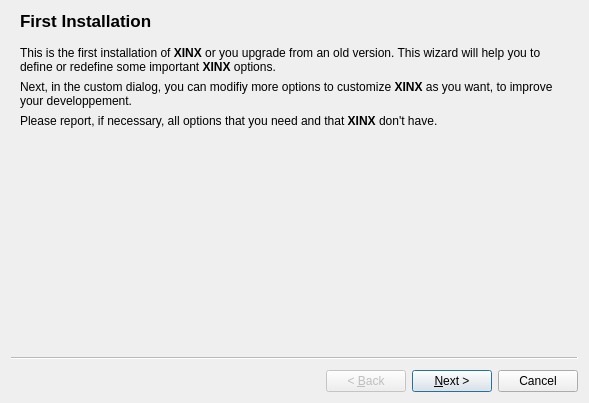
<?xml version="1.0" encoding="UTF-8"?>
<ui version="4.0">
 <class>NewVersionWizard</class>
 <widget class="QWizard" name="NewVersionWizard">
  <property name="geometry">
   <rect>
    <x>0</x>
    <y>0</y>
    <width>589</width>
    <height>403</height>
   </rect>
  </property>
  <property name="windowTitle">
   <string>Welcom in XINX</string>
  </property>
  <widget class="QWizardPage" name="welcomPage">
   <property name="title">
    <string>First Installation</string>
   </property>
   <property name="subTitle">
    <string/>
   </property>
   <layout class="QGridLayout" name="gridLayout">
    <item row="0" column="0">
     <widget class="QLabel" name="label">
      <property name="text">
       <string>This is the first installation of &lt;span style=&quot; font-weight:600;&quot;&gt;XINX&lt;/span&gt; or you upgrade from an old version.  This wizard will help you to define or redefine some important &lt;span style=&quot; font-weight:600;&quot;&gt;XINX&lt;/span&gt; options.</string>
      </property>
      <property name="wordWrap">
       <bool>true</bool>
      </property>
     </widget>
    </item>
    <item row="1" column="0">
     <widget class="QLabel" name="label_2">
      <property name="text">
       <string>Next, in the custom dialog, you can modifiy more options to customize &lt;span style=&quot; font-weight:600;&quot;&gt;XINX&lt;/span&gt; as you want, to improve your developpement.</string>
      </property>
      <property name="wordWrap">
       <bool>true</bool>
      </property>
     </widget>
    </item>
    <item row="2" column="0">
     <widget class="QLabel" name="label_3">
      <property name="text">
       <string>Please report, if necessary, all options that you need and that &lt;span style=&quot; font-weight:600;&quot;&gt;XINX&lt;/span&gt; don't have.</string>
      </property>
      <property name="wordWrap">
       <bool>true</bool>
      </property>
     </widget>
    </item>
   </layout>
  </widget>
  <widget class="QWizardPage" name="licencePage">
   <property name="title">
    <string>Licence Page</string>
   </property>
   <property name="subTitle">
    <string>In this page you can see the licence of XINX. XINX is a free software and you can use it freely but you should read it the licence file to learn more about your right.</string>
   </property>
   <layout class="QVBoxLayout" name="verticalLayout_3">
    <item>
     <widget class="QTextEdit" name="_licenceWidget"/>
    </item>
    <item>
     <layout class="QHBoxLayout" name="horizontalLayout">
      <item>
       <spacer name="horizontalSpacer">
        <property name="orientation">
         <enum>Qt::Horizontal</enum>
        </property>
        <property name="sizeHint" stdset="0">
         <size>
          <width>40</width>
          <height>20</height>
         </size>
        </property>
       </spacer>
      </item>
      <item>
       <widget class="QRadioButton" name="_acceptRadioButton">
        <property name="text">
         <string>Yes, i read it and accept the licence</string>
        </property>
       </widget>
      </item>
      <item>
       <widget class="QRadioButton" name="_refuseRadioButton">
        <property name="text">
         <string>No, i don't accept the licence</string>
        </property>
       </widget>
      </item>
     </layout>
    </item>
   </layout>
  </widget>
  <widget class="QWizardPage" name="applicationPage">
   <property name="title">
    <string>Global Application Settings</string>
   </property>
   <property name="subTitle">
    <string>In this page, we adjust global settings, used by the application for accesibility (as lang, or automatic task) or for the creation of new project</string>
   </property>
   <layout class="QFormLayout" name="formLayout">
    <property name="fieldGrowthPolicy">
     <enum>QFormLayout::AllNonFixedFieldsGrow</enum>
    </property>
    <item row="0" column="0">
     <widget class="QLabel" name="label_4">
      <property name="text">
       <string>&amp;Language :</string>
      </property>
      <property name="buddy">
       <cstring>m_langComboBox</cstring>
      </property>
     </widget>
    </item>
    <item row="0" column="1">
     <widget class="QComboBox" name="m_langComboBox">
      <property name="whatsThis">
       <string>&lt;p&gt;Langue in which &lt;b&gt;XINX&lt;/b&gt; must be used.&lt;/p&gt;
&lt;p&gt;&lt;i&gt;Modification take effect at restart.&lt;/i&gt;&lt;/p&gt;</string>
      </property>
      <item>
       <property name="text">
        <string>(en) English</string>
       </property>
       <property name="icon">
        <iconset resource="../../xinx/application.qrc">
         <normaloff>:/images/usa.png</normaloff>:/images/usa.png</iconset>
       </property>
      </item>
      <item>
       <property name="text">
        <string>(fr_FR) French</string>
       </property>
       <property name="icon">
        <iconset resource="../../xinx/application.qrc">
         <normaloff>:/images/france.png</normaloff>:/images/france.png</iconset>
       </property>
      </item>
     </widget>
    </item>
    <item row="1" column="1">
     <widget class="QCheckBox" name="m_autoRefreshDirectoryChk">
      <property name="text">
       <string>Auto refresh directory dock</string>
      </property>
     </widget>
    </item>
    <item row="2" column="1">
     <widget class="QCheckBox" name="m_openLastSessionCheckBox">
      <property name="whatsThis">
       <string>Open the last opened project (&lt;i&gt;if any, it's the opened project when &lt;b&gt;XINX&lt;/b&gt; is closed&lt;/i&gt;), when &lt;b&gt;XINX&lt;/b&gt; is started.</string>
      </property>
      <property name="text">
       <string>&amp;Open the last project at start</string>
      </property>
     </widget>
    </item>
    <item row="3" column="0">
     <widget class="QLabel" name="label_5">
      <property name="text">
       <string>Default open &amp;project directory :</string>
      </property>
      <property name="buddy">
       <cstring>m_projectPathLineEdit</cstring>
      </property>
     </widget>
    </item>
    <item row="3" column="1">
     <widget class="DirectoryEditWidget" name="m_projectPathLineEdit" native="true">
      <property name="focusPolicy">
       <enum>Qt::TabFocus</enum>
      </property>
      <property name="whatsThis">
       <string>&lt;p&gt;This the path where the save dialog must be opened when you create a new project.&lt;/p&gt;
&lt;p&gt;&lt;i&gt;As the author set the project path to the Application Server path, this path is now the project path. You can safely use another path, but in &lt;i&gt;New Project Wizard&lt;/i&gt;, the Application Server path would be wrong.&lt;/i&gt;&lt;/p&gt;</string>
      </property>
     </widget>
    </item>
    <item row="4" column="1">
     <widget class="QComboBox" name="m_encodingComboBox">
      <property name="whatsThis">
       <string>&lt;p&gt;Choose the default text encoding, when the text encoding can't be found.

&lt;i&gt;Some editor, can redefined the text encoding (ie: XML and derivated editor). This encoding is used by editor as JavaScript and other&lt;/i&gt;&lt;/p&gt;</string>
      </property>
     </widget>
    </item>
    <item row="4" column="0">
     <widget class="QLabel" name="label_15">
      <property name="text">
       <string>Default text &amp;encoding :</string>
      </property>
      <property name="buddy">
       <cstring>m_encodingComboBox</cstring>
      </property>
     </widget>
    </item>
   </layout>
  </widget>
  <widget class="QWizardPage" name="editorPage">
   <property name="title">
    <string>Edtior Settings Page</string>
   </property>
   <property name="subTitle">
    <string>In this page we adjust settins used by the editor. In this page we can adjust effect, used to facilitate the edition (has show the current line, space, tabulation).</string>
   </property>
   <layout class="QVBoxLayout" name="verticalLayout">
    <item>
     <widget class="QCheckBox" name="m_popupWhenFileModifiedCheckBox">
      <property name="whatsThis">
       <string>&lt;p&gt;Alert user when the file is modified by an extern application. The user has the choice to open the new file (&lt;u&gt;and loose his change&lt;/u&gt;) or keep current file.&lt;/p&gt;</string>
      </property>
      <property name="text">
       <string>&amp;Popup when file modifed</string>
      </property>
     </widget>
    </item>
    <item>
     <widget class="QCheckBox" name="m_createBakCheckBox">
      <property name="whatsThis">
       <string>&lt;p&gt;Create a backup file before saving the file. The backup file is stored in the same directory that the original file. &lt;/p&gt;
&lt;p&gt;The backup is created by copy the modified file before he his saved.&lt;/p&gt;</string>
      </property>
      <property name="text">
       <string>&amp;Create backup file when saving (.bak)</string>
      </property>
     </widget>
    </item>
    <item>
     <widget class="QGroupBox" name="groupBox">
      <property name="title">
       <string>&amp;Graphics effect</string>
      </property>
      <layout class="QVBoxLayout" name="verticalLayout_2">
       <item>
        <widget class="QSlider" name="m_listSlider">
         <property name="maximum">
          <number>4</number>
         </property>
         <property name="orientation">
          <enum>Qt::Horizontal</enum>
         </property>
         <property name="tickPosition">
          <enum>QSlider::TicksBothSides</enum>
         </property>
        </widget>
       </item>
       <item>
        <widget class="QListWidget" name="m_listEffect">
         <item>
          <property name="text">
           <string>Show tabulation and space in the editor</string>
          </property>
          <property name="checkState">
           <enum>Unchecked</enum>
          </property>
         </item>
         <item>
          <property name="text">
           <string>Show current line</string>
          </property>
          <property name="checkState">
           <enum>Unchecked</enum>
          </property>
         </item>
         <item>
          <property name="text">
           <string>Auto highlight same word</string>
          </property>
          <property name="checkState">
           <enum>Unchecked</enum>
          </property>
         </item>
         <item>
          <property name="text">
           <string>Pretty Print on saving</string>
          </property>
          <property name="checkState">
           <enum>Unchecked</enum>
          </property>
         </item>
        </widget>
       </item>
      </layout>
     </widget>
    </item>
   </layout>
  </widget>
  <widget class="QWizardPage" name="toolsPage">
   <property name="title">
    <string>Tools Settings Page</string>
   </property>
   <property name="subTitle">
    <string>In this page you can define path to tools that can be use by XINX.</string>
   </property>
   <layout class="QGridLayout" name="gridLayout_3">
    <item row="0" column="0">
     <widget class="QTableView" name="m_toolsTable">
      <property name="whatsThis">
       <string>&lt;p&gt;List of tools used by &lt;b&gt;XINX&lt;/b&gt; and all plugins. Tools are external application called by this application.&lt;/p&gt;
&lt;p&gt;If the tool can't be find, the text color will be &lt;span style=&quot;color:#ff0000;&quot;&gt;red&lt;/span&gt;.&lt;/p&gt;
&lt;p&gt;To edit a tool, double click (or presse F2) on the path of the tool.&lt;/p&gt;</string>
      </property>
      <property name="alternatingRowColors">
       <bool>true</bool>
      </property>
     </widget>
    </item>
   </layout>
  </widget>
  <widget class="QWizardPage" name="conclustionPage">
   <property name="title">
    <string>Conclusion</string>
   </property>
   <layout class="QGridLayout" name="gridLayout_2">
    <item row="0" column="0">
     <widget class="QLabel" name="label_6">
      <property name="text">
       <string>We have now customize XINX. You can adjsute XINX settings by opening the good &quot;Customize dialog&quot;. In the tools menu.</string>
      </property>
      <property name="wordWrap">
       <bool>true</bool>
      </property>
     </widget>
    </item>
    <item row="1" column="0">
     <widget class="QLabel" name="label_7">
      <property name="text">
       <string>Have fun with XINX.</string>
      </property>
     </widget>
    </item>
    <item row="2" column="0">
     <widget class="QCheckBox" name="m_customizeChk">
      <property name="text">
       <string>&amp;Open the customize dialog page to made more settings.</string>
      </property>
     </widget>
    </item>
   </layout>
  </widget>
 </widget>
 <customwidgets>
  <customwidget>
   <class>DirectoryEditWidget</class>
   <extends>QWidget</extends>
   <header location="global">directoryedit.h</header>
   <container>1</container>
  </customwidget>
 </customwidgets>
 <resources>
  <include location="../../xinx/application.qrc"/>
 </resources>
 <connections/>
</ui>
